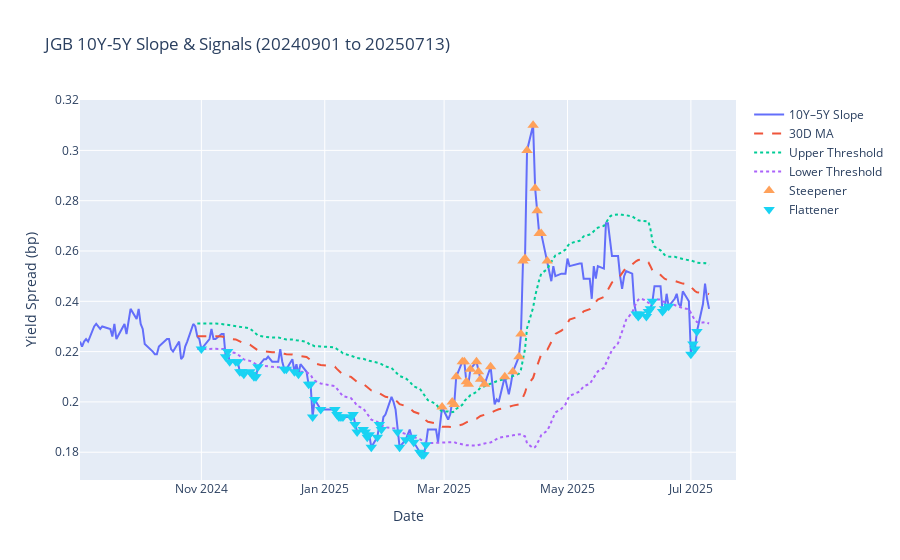

Notebook cell for this chart:
### Code cell
import requests
from bs4 import BeautifulSoup
import pandas as pd
import matplotlib.pyplot as plt
from io import StringIO

def fetch_jgb_yields(start, end, window=30):
# 主数据源
    url_main = "https://www.mof.go.jp/jgbs/reference/interest_rate/data/jgbcm_all.csv"
    # 补充源（最近利率）
    url_extra = "https://www.mof.go.jp/jgbs/reference/interest_rate/jgbcm.csv"
    

    def load_csv(url):
            resp = requests.get(url)
            resp.encoding = 'shift_jis'
            df = pd.read_csv(StringIO(resp.text), skiprows=1)
            
            # 转换日本年号到公元日期
            def to_greg(s):
                if not isinstance(s, str):
                    return pd.NaT
                m = re.match(r'([SRH])(\d+)\.(\d+)\.(\d+)', s)
                if not m:
                    return pd.NaT
                era, y, mo, d = m.groups()
                base = {'S':1926, 'H':1989, 'R':2019}[era]
                return datetime(base + int(y) - 1, int(mo), int(d))
            
            # 应用日期转换，并设置为索引
            df['Date'] = df.iloc[:, 0].map(to_greg)
            df.set_index('Date', inplace=True)
            df.index = df.index.normalize()
            df = df[~df.index.isna()]
            return df

    # 加载、合并、去重
    df_main  = load_csv(url_main)
    df_extra = load_csv(url_extra)
    df_raw = pd.concat([df_main, df_extra])
    df_raw = df_raw[~df_raw.index.duplicated(keep='last')]

    # ✅ 排序索引，保证单调递增
    df_raw = df_raw.sort_index()
    
    # 按日期切片
    df_period = df_raw.loc[start:end]
    df_clean  = df_period.rename(columns={'8年':'Y8', '10年':'Y10'})[['Y8','Y10']].astype(float).dropna()
    
    # 计算指标
    df_clean['Slope'] = df_clean['Y10'] - df_clean['Y8']
    df_clean['MA']    = df_clean['Slope'].rolling(window).mean()
    df_clean['STD']   = df_clean['Slope'].rolling(window).std()
    df_clean['Upper'] = df_clean['MA'] + df_clean['STD']
    df_clean['Lower'] = df_clean['MA'] - df_clean['STD']
    df_clean['Signal']= 0
    df_clean.loc[df_clean['Slope'] > df_clean['Upper'], 'Signal'] = 1
    df_clean.loc[df_clean['Slope'] < df_clean['Lower'], 'Signal'] = -1
    
    return df_clean

# 使用示例
start_date, end_date = '20240501', '20250522'
df = fetch_jgb_yields(start_date, end_date, window=30)

# --- 5. 可视化并标记信号 ---
# —— 假设你已经得到了 df（含 ['Slope','MA','Upper','Lower','Signal']）
# —— 以及 start_date, end_date
today_str = date.today().strftime('%Y%m%d')
start_date, end_date = '20240901', today_str
df = fetch_jgb_yields(start_date, end_date, window=40)
# 标记信号日期
steep_dates = df[df['Signal'] == 1].index
flat_dates  = df[df['Signal'] == -1].index

# 创建 Figure
fig = go.Figure()

# 1) 绘制斜率和均线、上下轨
fig.add_trace(go.Scatter(
    x=df.index, y=df['Slope'], mode='lines', name='10Y–5Y Slope'
))
fig.add_trace(go.Scatter(
    x=df.index, y=df['MA'], mode='lines', name='30D MA',
    line=dict(dash='dash')
))
fig.add_trace(go.Scatter(
    x=df.index, y=df['Upper'], mode='lines', name='Upper Threshold',
    line=dict(dash='dot')
))
fig.add_trace(go.Scatter(
    x=df.index, y=df['Lower'], mode='lines', name='Lower Threshold',
    line=dict(dash='dot')
))

# 2) 添加 Steepener 信号点
fig.add_trace(go.Scatter(
    x=steep_dates,
    y=df.loc[steep_dates, 'Slope'],
    mode='markers',
    name='Steepener',
    marker_symbol='triangle-up',
    marker_size=10,
    hovertemplate='<b>%{x|%Y-%m-%d}</b><br>Slope: %{y:.3f}<extra></extra>'
))

# 3) 添加 Flattener 信号点
fig.add_trace(go.Scatter(
    x=flat_dates,
    y=df.loc[flat_dates, 'Slope'],
    mode='markers',
    name='Flattener',
    marker_symbol='triangle-down',
    marker_size=10,
    hovertemplate='<b>%{x|%Y-%m-%d}</b><br>Slope: %{y:.3f}<extra></extra>'
))

# 布局调整
fig.update_layout(
    title=f'JGB 10Y-5Y Slope & Signals ({start_date} to {end_date})',
    xaxis_title='Date',
    yaxis_title='Yield Spread (bp)',
    hovermode='closest'
)

# 显示交互式图表
fig.show()

### Figure 1 — Plotly figure (JSON) as saved in the notebook; plotly's stock layout.template omitted (floating-point values rounded to 4 significant figures; data arrays with more than 128 entries replaced by an {"elided": "..."} marker saying what was removed)
{"data": [{"mode": "lines", "name": "10Y–5Y Slope", "type": "scatter", "x": {"elided": "209 str values"}, "y": {"elided": "209 float values"}}, {"line": {"dash": "dash"}, "mode": "lines", "name": "30D MA", "type": "scatter", "x": {"elided": "209 str values"}, "y": {"elided": "209 float values"}}, {"line": {"dash": "dot"}, "mode": "lines", "name": "Upper Threshold", "type": "scatter", "x": {"elided": "209 str values"}, "y": {"elided": "209 float values"}}, {"line": {"dash": "dot"}, "mode": "lines", "name": "Lower Threshold", "type": "scatter", "x": {"elided": "209 str values"}, "y": {"elided": "209 float values"}}, {"hovertemplate": "<b>%{x|%Y-%m-%d}</b><br>Slope: %{y:.3f}<extra></extra>", "marker": {"size": 10, "symbol": "triangle-up"}, "mode": "markers", "name": "Steepener", "type": "scatter", "x": ["2025-02-28T00:00:00", "2025-03-05T00:00:00", "2025-03-06T00:00:00", "2025-03-07T00:00:00", "2025-03-10T00:00:00", "2025-03-11T00:00:00", "2025-03-12T00:00:00", "2025-03-13T00:00:00", "2025-03-14T00:00:00", "2025-03-17T00:00:00", "2025-03-18T00:00:00", "2025-03-19T00:00:00", "2025-03-21T00:00:00", "2025-03-24T00:00:00", "2025-03-31T00:00:00", "2025-04-04T00:00:00", "2025-04-07T00:00:00", "2025-04-08T00:00:00", "2025-04-09T00:00:00", "2025-04-10T00:00:00", "2025-04-11T00:00:00", "2025-04-14T00:00:00", "2025-04-15T00:00:00", "2025-04-16T00:00:00", "2025-04-17T00:00:00", "2025-04-18T00:00:00", "2025-04-21T00:00:00"], "y": [0.198, 0.2, 0.199, 0.21, 0.216, 0.216, 0.208, 0.207, 0.213, 0.216, 0.212, 0.209, 0.207, 0.214, 0.21, 0.212, 0.218, 0.227, 0.256, 0.257, 0.3, 0.31, 0.285, 0.276, 0.267, 0.267, 0.256]}, {"hovertemplate": "<b>%{x|%Y-%m-%d}</b><br>Slope: %{y:.3f}<extra></extra>", "marker": {"size": 10, "symbol": "triangle-down"}, "mode": "markers", "name": "Flattener", "type": "scatter", "x": ["2024-11-01T00:00:00", "2024-11-13T00:00:00", "2024-11-14T00:00:00", "2024-11-15T00:00:00", "2024-11-18T00:00:00", "2024-11-19T00:00:00", "2024-11-20T00:00:00", "2024-11-21T00:00:00", "2024-11-22T00:00:00", "2024-11-25T00:00:00", "2024-11-26T00:00:00", "2024-11-27T00:00:00", "2024-11-28T00:00:00", "2024-11-29T00:00:00", "2024-12-12T00:00:00", "2024-12-13T00:00:00", "2024-12-17T00:00:00", "2024-12-19T00:00:00", "2024-12-24T00:00:00", "2024-12-25T00:00:00", "2024-12-26T00:00:00", "2024-12-27T00:00:00", "2024-12-30T00:00:00", "2025-01-06T00:00:00", "2025-01-07T00:00:00", "2025-01-08T00:00:00", "2025-01-09T00:00:00", "2025-01-10T00:00:00", "2025-01-14T00:00:00", "2025-01-15T00:00:00", "2025-01-16T00:00:00", "2025-01-17T00:00:00", "2025-01-20T00:00:00", "2025-01-21T00:00:00", "2025-01-22T00:00:00", "2025-01-23T00:00:00", "2025-01-24T00:00:00", "2025-01-27T00:00:00", "2025-01-28T00:00:00", "2025-01-29T00:00:00", "2025-02-06T00:00:00", "2025-02-07T00:00:00", "2025-02-10T00:00:00", "2025-02-13T00:00:00", "2025-02-14T00:00:00", "2025-02-17T00:00:00", "2025-02-18T00:00:00", "2025-02-19T00:00:00", "2025-02-20T00:00:00", "2025-06-04T00:00:00", "2025-06-05T00:00:00", "2025-06-06T00:00:00", "2025-06-09T00:00:00", "2025-06-10T00:00:00", "2025-06-11T00:00:00", "2025-06-12T00:00:00", "2025-06-17T00:00:00", "2025-06-18T00:00:00", "2025-06-20T00:00:00", "2025-07-01T00:00:00", "2025-07-02T00:00:00", "2025-07-03T00:00:00", "2025-07-04T00:00:00"], "y": [0.221, 0.218, 0.22, 0.216, 0.216, 0.216, 0.212, 0.212, 0.211, 0.212, 0.211, 0.21, 0.21, 0.214, 0.213, 0.213, 0.212, 0.211, 0.207, 0.207, 0.194, 0.201, 0.197, 0.197, 0.195, 0.194, 0.194, 0.194, 0.194, 0.195, 0.191, 0.188, 0.189, 0.188, 0.186, 0.187, 0.182, 0.186, 0.191, 0.189, 0.188, 0.182, 0.185, 0.186, 0.184, 0.18, 0.179, 0.179, 0.183, 0.235, 0.234, 0.235, 0.234, 0.236, 0.237, 0.24, 0.236, 0.237, 0.238, 0.219, 0.223, 0.221, 0.228]}], "layout": {"hovermode": "closest", "title": {"text": "JGB 10Y-5Y Slope & Signals (20240901 to 20250713)"}, "xaxis": {"title": {"text": "Date"}}, "yaxis": {"title": {"text": "Yield Spread (bp)"}}}}
